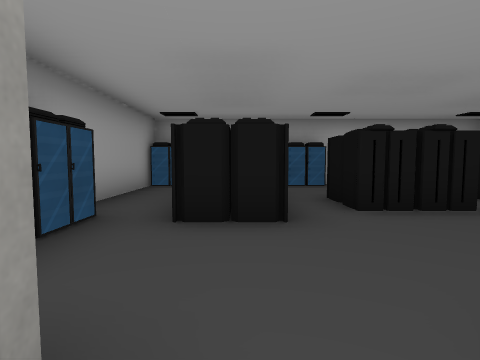
View 1 (above)

24 first-person views from a walk through a 3-D level made in the Unity game engine. The camera is 1.4 m above the floor, tilts 4° down and sees 80° across. The floor is counted in squares, 2 m on a side. Each view is taken from the middle of a square. On the plan, view 1 faces up. The plan holds only what a view shows up to about 10 squares ahead; the rest is blank. Some surface patterns are stand-ins.

View 2
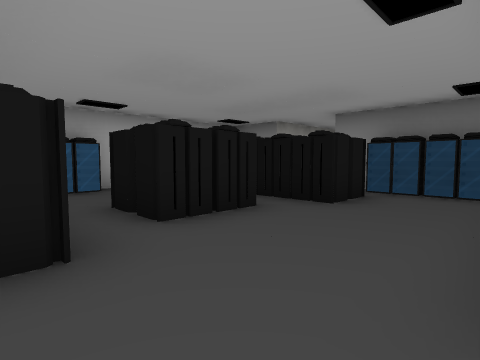

View 3
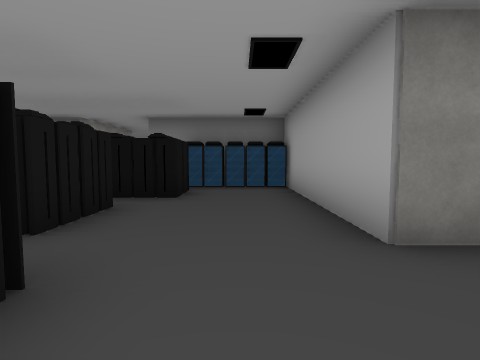

View 4
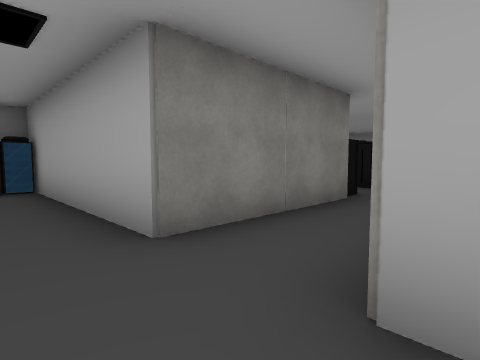

View 5
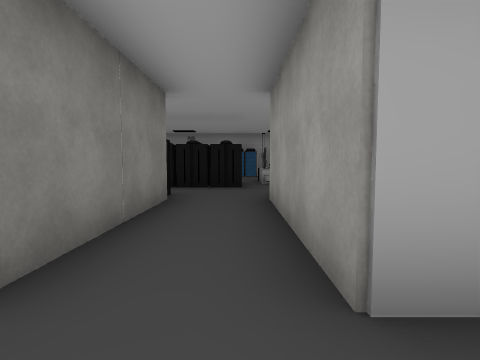

View 6
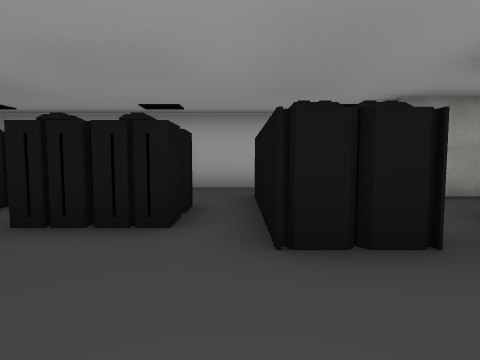

View 7
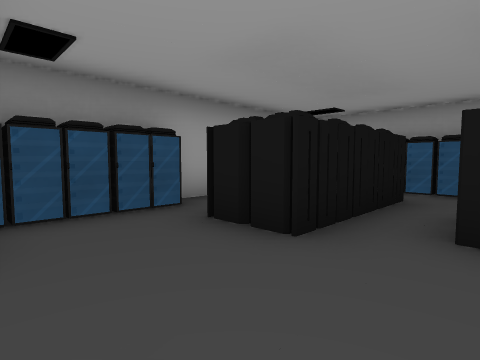

View 8
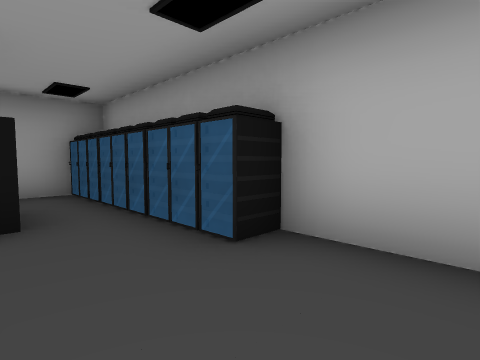

View 9
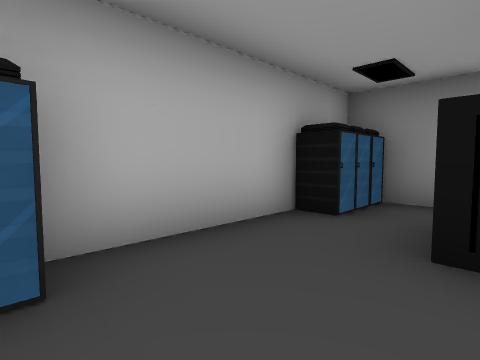

View 10
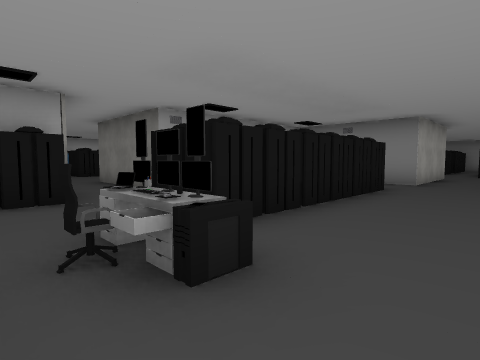

View 11
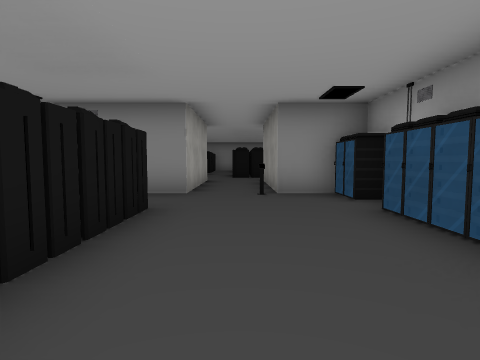

View 12
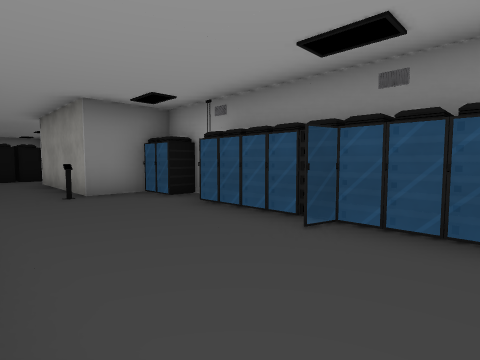

View 13
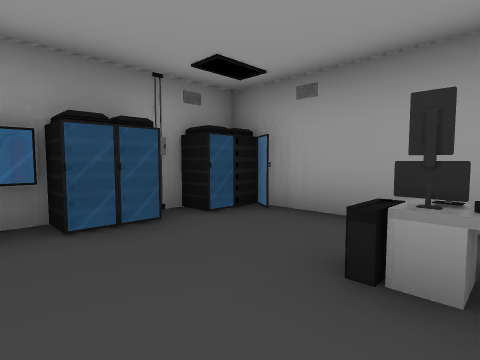

View 14
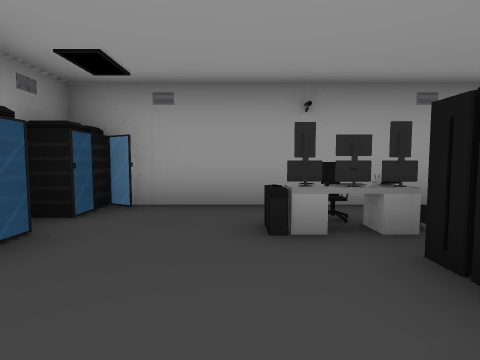

View 15
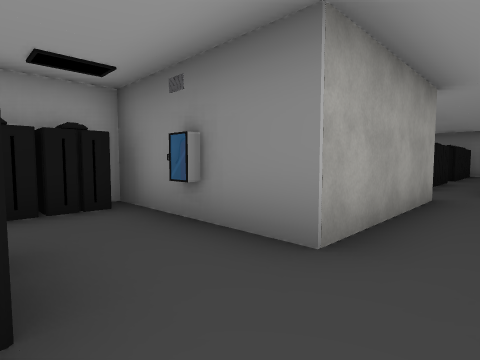

View 16
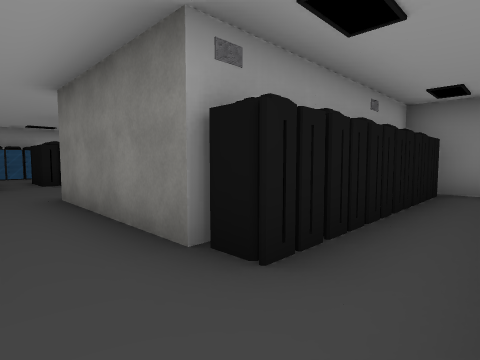

View 17
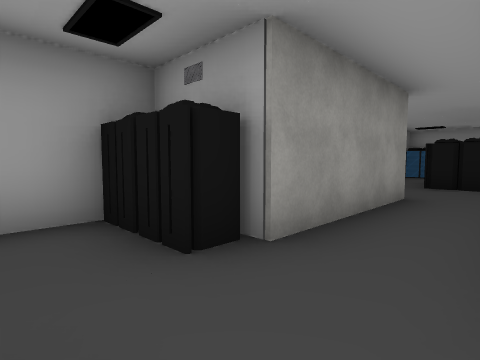

View 18
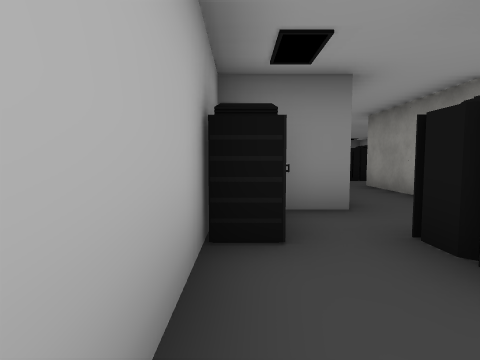

View 19
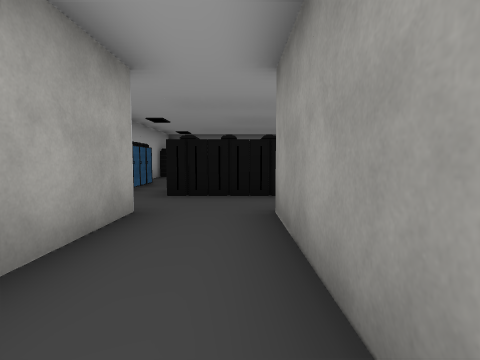

View 20
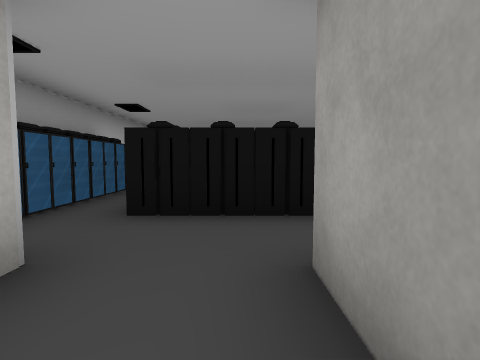

View 21
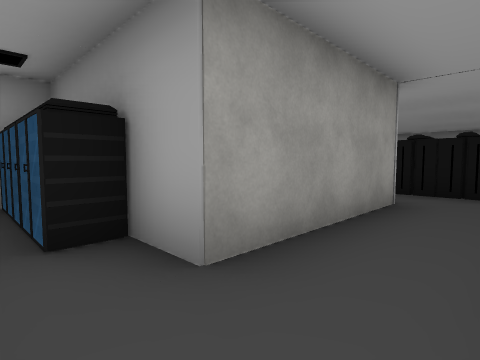

View 22
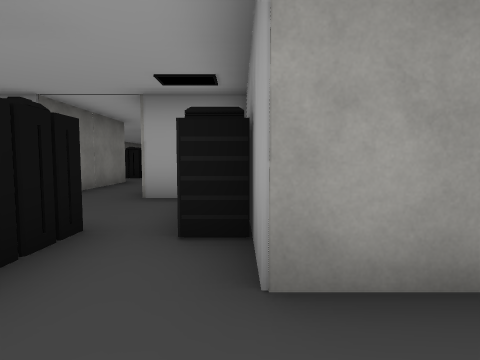

View 23
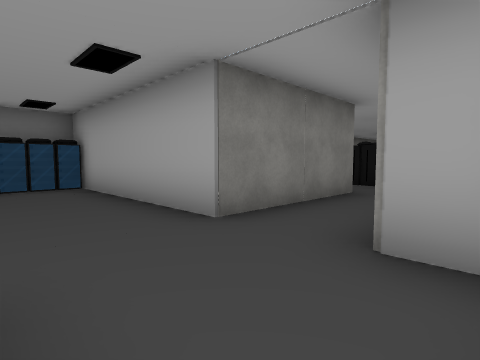

View 24
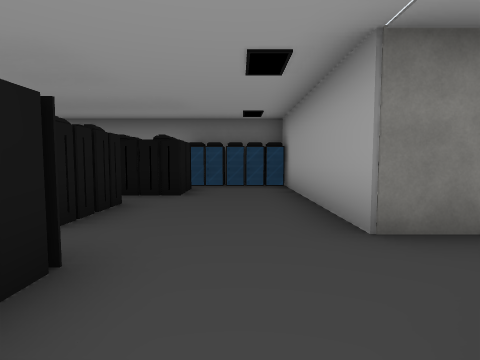

### Floor plan
Points are (right, up) in squares from view 1. A wall is a line through its corners. A room is listed if a view was taken in it or the views show most of it. See-through windows are left out.
Room 1 (views 1, 2, 3, 4, 5, 6, 7, 8, 9, 18, 19, 20, 22)
walls: (7, 4.5) (10.9, 4.5); (7, 6.4) (7, 7.5); (5.3, 8.3) (2.6, 8.3); (-1.1, 0.8) (-0.5, 0.8) (-0.5, -3.1); (-2.5, 7.8) (-2.5, 3.9); (1.3, -2.6) (1.3, 0.8) (6.1, 0.8); (11, 6.4) (7.9, 6.4)
ways out: opening at (0.5, -2.5) to room 2; opening at (11, 5.5) to room 3
objects: server (-2, 1); server (-2, 2); server (-2, 3); server (-2, 8); server (-1, 8); server (0, 4); server (0, 5); server (0, 6); server (0, 8); server (1, 8); server (2, 4); server (2, 5); server (2, 8); server (3, 4); server (3, 5); server (5, 4); server (5, 5); server (5, 6); server (6, 8); server (7, 1); server (7, 2); server (7, 3); server (7, 8)
Room 2 (views 10, 11, 12, 13, 14, 15, 16, 17)
walls: (-0.5, -3.1) (-1, -3.1); (-1.5, -10.6) (0.6, -10.6); (-2.5, -3.7) (-2.5, -10.1); (7, -9.5) (7, -8.8) (10.9, -8.8); (10.9, -6.9) (7, -6.9) (7, -3)
ways out: opening at (0.5, -2.5) to room 1; opening at (10, -8)
objects: server (-2, -10); computer (-2, -8); chair (-2, -7); other object (-2, -6); server (-2, -3); other object (-1, -7); other object (-1, -6); server (-1, -4); server (0, -10); other object (0, -7); server (0, -6); other object (1, -10); server (1, -9); server (1, -6); server (2, -10); server (2, -6); server (2, -3); server (3, -10); server (3, -6); server (3, -3); server (4, -10); server (4, -6); server (4, -3); server (5, -10); server (5, -6); server (5, -4); server (6, -10); other object (6, -5); server (6, -3); server (7, -10)
Room 3 (views 21, 23, 24)
walls: (10.9, 4.5) (10.9, 3.5); (12.1, 0.8) (12.9, 0.8); (14.6, -3.1) (14.6, 0.8) (19.3, 0.8)
ways out: opening at (11, 5.5) to room 1; opening at (13, -3.7)
objects: server (11, 1); server (11, 2); server (11, 3); server (12, 8); server (13, 4); server (13, 5); server (13, 6); server (13, 8); server (14, 8); server (15, 4); server (15, 8); server (16, 4); server (18, 4); server (18, 5); server (19, 4); other object (19, 5); server (20, 1); server (20, 2); server (20, 3)

Where each view was taken, in squares from view 1:
view 1: 0 up, 0 right, facing up
view 2: 1 up, 0 right, facing up-right
view 3: 2 up, 1 left, facing right
view 4: 2 up, 1 left, facing down-right
view 5: 2 up, 0 right, facing down
view 6: 1 up, 4 right, facing up
view 7: 1 up, 2 right, facing up-left
view 8: 6 up, 4 right, facing up-left
view 9: 6 up, 2 right, facing up-right
view 10: 9 down, 2 left, facing up-right
view 11: 8 down, 1 right, facing right
view 12: 7 down, 1 right, facing down-right
view 13: 7 down, 1 right, facing down-left
view 14: 8 down, 2 right, facing left
view 15: 8 down, 5 right, facing up-right
view 16: 5 down, 0 right, facing up-right
view 17: 5 down, 1 right, facing up-left
view 18: 8 up, 3 right, facing right
view 19: 5 up, 7 right, facing right
view 20: 5 up, 9 right, facing right
view 21: 6 up, 12 right, facing down-left
view 22: 6 up, 11 right, facing down
view 23: 3 up, 12 right, facing down-right
view 24: 2 up, 12 right, facing right
